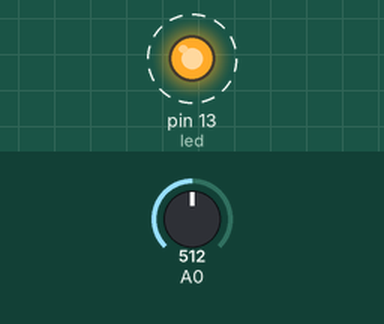
Simulated run of this program. Board: Arduino Pro Mini, built with avr-gcc and run on an emulated ATmega328P. Shown: output pins drawn as LEDs (lit = HIGH). Dashed ring = blinking. The inputs (shaded band) are chosen by the test bench; at power-on: A0 = 512. Sleep ends after the set time or at an interrupt.

Above: at 0.75 s.
1.3 s: A0 set to 763
4.3 s: A0 set to 793
At 4.35 s:
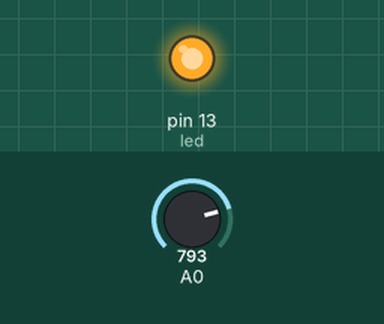
At 4.8 s:
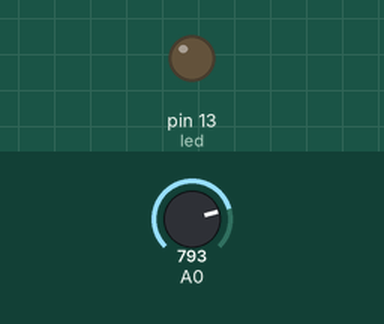
Timing chart, 0 to 7.3 s (numbered marks = the images above; inputs shaded):
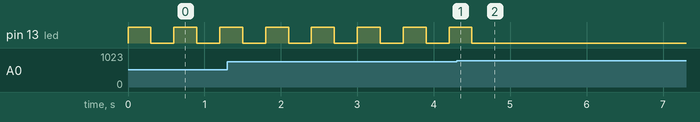

Measured:
- the behaviour switches between 779 and 780 on A0 (found by bisection; images 0 and 1)
- after the input at 4.3 s, pin 13 (led): goes on until 4.5 s, then stays LOW
- by itself, pin 13 (led): alternates HIGH for 0.30 s and LOW for 0.30 s

The program:

main.cpp
```cpp
#include <Arduino.h>
#include "macros.h"
static volatile int sleep_count = 0;

void setup_adc()
{
      //Set, ADEN bit 7 on
      ADCSRA |= (1<<ADEN);
      //Set, AD Vref to Vcc bit 6 on
      ADMUX |= (1<<REFS0);
      //ADC Prescaler set /8 = 125khz
      ADCSRA |= 0x03;
      //Start conversion, trigger enable
      ADCSRA |= (1<<ADSC) | (1<<ADATE);
}

void setup()
{
      cli(); // Disable interrupts

      //Low power, under clock the CPU
      CLKPR = 0x80; // Enable CLKPCE, disable all other
      CLKPR = 0x04; // Set prescaler to 16 = Clock 1Mhz

      //Set onboard LED PIN (PB5) to Output
      DDRB |= (1<<PB5);

      //Set sleep-mode "Power-down"
      SMCR |= SLEEP_MODE_PWR_DOWN;

      MCUSR &= ~(1<<WDRF);
      //Watchdog Set-up to interrupt 8s
      WDTCSR = 0x18; //WDCE and WDE logic one
      WDTCSR = 0x21; // 8s time clock, interrupt
      WDTCSR |= (1<<WDIE); //Interrupt enable

      setup_adc();

      sei(); //Enable interrupts
}

int read_adc()
{
      //Read ADC high and low register for values
      return ADCL+(ADCH << 0x8);
}

void blink_led()
{
      led_toggle();
      delay(300);
}

ISR(WDT_vect)
{
      //Increment sleep counter when interrupt triggered
      sleep_count++;
}

void loop()
{
      while (read_adc() < 780) blink_led();

      //Prepare for sleep
      led_off();
      adc_disable(); //ADC Off
      sleep_enable(); //Sleep enable on

      //Go back to sleep until time is to check moisture 10 min intervals.
      while (sleep_count*8 < SLEEP_TIME) sleep();

      //Wake up routine, when timeout
      sleep_disable(); //Sleep enable off
      sleep_count = 0;
      setup_adc(); //Set-up adc, wake up
      delay(100);
}
```

macros.h
```cpp
#define sleep() __asm__ __volatile__ ("sleep" ::: "memory")
#define sleep_enable() SMCR |= (1<<SE)
#define sleep_disable() SMCR &= ~(1<<SE)
#define adc_disable() ADCSRA &= ~(1<<ADEN)
#define led_toggle() PORTB ^= (1<<PB5); //XOR on/off led
#define led_off() PORTB &= ~(1<<PB5); //0 to led

#define SLEEP_TIME 600 // 10 mins
```
